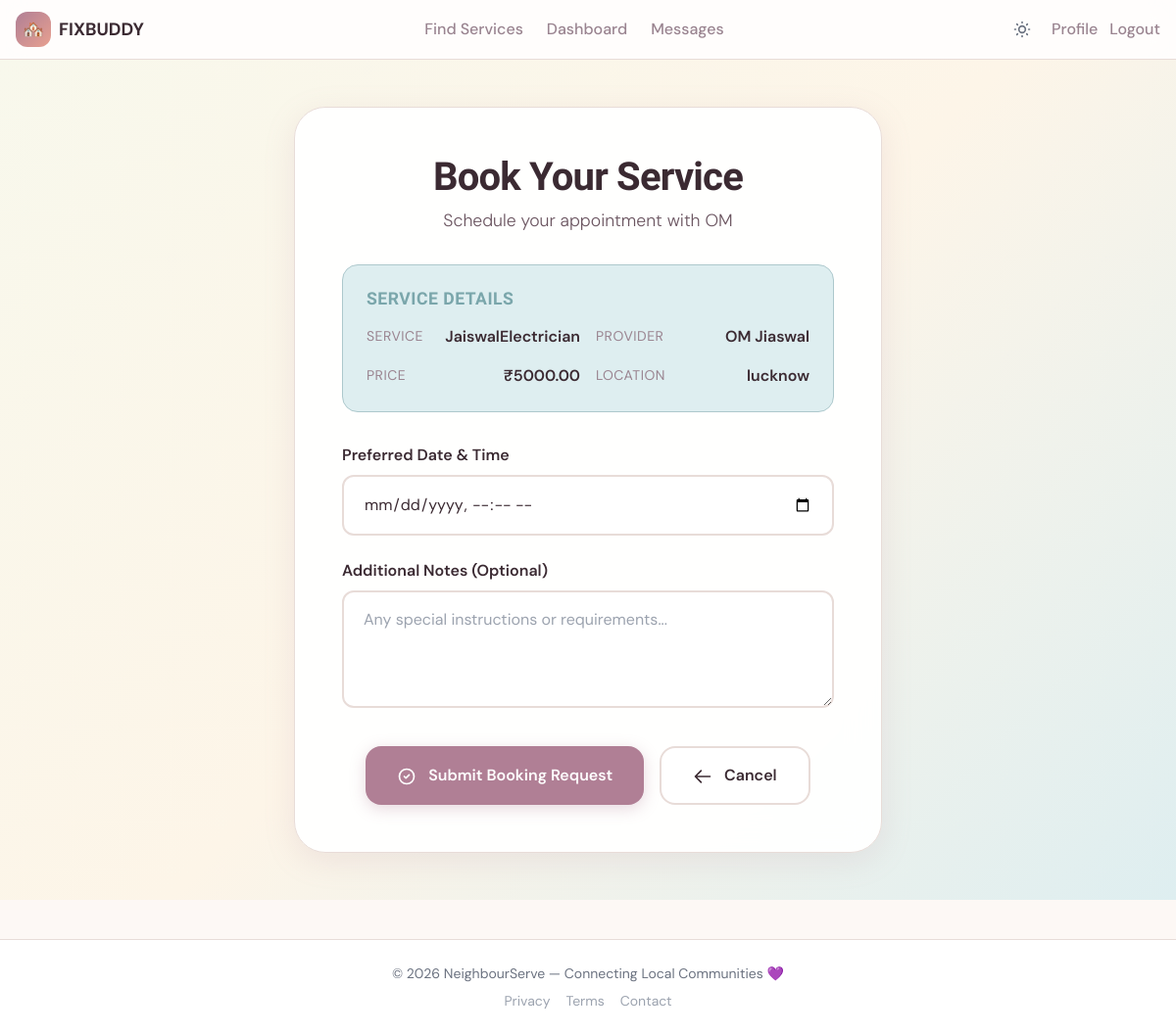
The app's page /services/2/book/ (signed in) with its own data.
### marketplace/models.py (models this page shows, shortened)
class Service(models.Model):
    provider = models.ForeignKey(User, on_delete=models.CASCADE, related_name='services')
    title = models.CharField(max_length=200)
    description = models.TextField()
    category = models.CharField(max_length=20, choices=CATEGORY_CHOICES)
    price = models.DecimalField(max_digits=10, decimal_places=2, validators=[MinValueValidator(0)])
    location = models.CharField(max_length=255, help_text="Service area or city")
    experience_years = models.PositiveIntegerField(default=0, help_text="Years of experience")
    image = models.ImageField(upload_to='services/', null=True, blank=True, help_text="Upload a service image")
    is_active = models.BooleanField(default=True)
    created_at = models.DateTimeField(auto_now_add=True)

### marketplace/views.py (the view)
# urls.py: path('services/<int:pk>/book/', views.book_service, name='book_service'),
@login_required
def book_service(request, pk):
    service = get_object_or_404(Service, pk=pk, is_active=True)
    user_profile = get_object_or_404(UserProfile, user=request.user)
    if user_profile.role != 'customer':
        messages.error(request, 'Only customers can book services.')
        return redirect('service_detail', pk=pk)
    existing_booking = Booking.objects.filter(
        customer=request.user, service=service, status__in=['pending', 'accepted']
    ).exists()
    if existing_booking:
        messages.error(request, 'You already have a pending or accepted booking for this service.')
        return redirect('service_detail', pk=pk)
    if request.method == 'POST':
        form = BookingForm(request.POST)
        if form.is_valid():
            booking = form.save(commit=False)
            booking.customer = request.user
            booking.service = service
            booking.save()
            Conversation.objects.get_or_create(
                customer=request.user,
                provider=service.provider,
                booking=booking
            )
            messages.success(request, 'Booking request sent successfully!')
            return redirect('dashboard')
    else:
        form = BookingForm()
    return render(request, 'marketplace/book_service.html', {'form': form, 'service': service})

### marketplace/forms.py
class BookingForm(forms.ModelForm):
    class Meta:
        model = Booking
        fields = ('booking_date', 'notes')
        widgets = {
            'booking_date': forms.DateTimeInput(attrs={'type': 'datetime-local'}),
            'notes': forms.Textarea(attrs={'rows': 3}),
        }

### marketplace/templates/marketplace/book_service.html (shortened to what this page needs)
{% extends 'marketplace/base.html' %}
{% block content %}
<script src="https://cdn.tailwindcss.com"></script>
<section class="booking-container">
  <div class="booking-card">
    <div class="booking-header">
      <h1 class="booking-title">Book Your Service</h1>
      <p class="booking-subtitle">Schedule your appointment with {{ service.provider.first_name }}</p>
    </div>
    <div class="service-summary">
      <h3 class="summary-title">Service Details</h3>
      <div class="summary-grid">
        <div class="summary-item">
          <span class="summary-label">Service</span>
          <span class="summary-value">{{ service.title }}</span>
        </div>
        <div class="summary-item">
          <span class="summary-label">Provider</span>
          <span class="summary-value">{{ service.provider.first_name }} {{ service.provider.last_name }}</span>
        </div>
        <div class="summary-item">
          <span class="summary-label">Price</span>
          <span class="summary-value">₹{{ service.price }}</span>
        </div>
        <div class="summary-item">
          <span class="summary-label">Location</span>
          <span class="summary-value">{{ service.location }}</span>
        </div>
      </div>
    </div>
    <form method="post">
      <div class="form-group">
        <label for="{{ form.booking_date.id_for_label }}" class="form-label">Preferred Date & Time</label>
        <input type="datetime-local"
               name="{{ form.booking_date.name }}"
               id="{{ form.booking_date.id_for_label }}"
               class="form-input"
               value="{{ form.booking_date.value|default:'' }}"
               required>
      </div>
      <div class="form-group">
        <label for="{{ form.notes.id_for_label }}" class="form-label">Additional Notes (Optional)</label>
        <textarea name="{{ form.notes.name }}"
                  id="{{ form.notes.id_for_label }}"
                  class="form-input form-textarea"
                  placeholder="Any special instructions or requirements...">{{ form.notes.value|default:'' }}</textarea>
      </div>
      <div class="form-actions">
        <button type="submit" class="btn-primary">
          <svg width="20" height="20" fill="none" viewBox="0 0 24 24" stroke="currentColor" stroke-width="2" style="display: inline; margin-right: 8px;">
            <path stroke-linecap="round" stroke-linejoin="round" d="M9 12l2 2 4-4m6 2a9 9 0 11-18 0 9 9 0 0118 0z"/>
          </svg>
          Submit Booking Request
        </button>
        <a href="{% url 'service_detail' service.pk %}" class="btn-secondary">
          <svg width="20" height="20" fill="none" viewBox="0 0 24 24" stroke="currentColor" stroke-width="2" style="display: inline; margin-right: 8px;">
            <path stroke-linecap="round" stroke-linejoin="round" d="M10 19l-7-7m0 0l7-7m-7 7h18"/>
          </svg>
          Cancel
        </a>
      </div>
    </form>
  </div>
</section>
{% endblock %}

### marketplace/templates/marketplace/base.html (style rules this page uses)
:root { --mauve:#b07f95; --peach:#e8a090; --ink:#3b2a32; --ink-muted:#9a8490; --surface:#fdf8f5; --border:#e8dcd8; }
body { font-family: 'DM Sans', sans-serif; background: var(--surface); color: var(--ink); transition: background 0.3s ease, color 0.3s ease; }
h1,h2,h3,h4 { font-family: 'Bricolage Grotesque', sans-serif; }

### marketplace/templates/marketplace/book_service.html (style rules this page uses)
:root { --mauve: #b07f95; --mauve-dark: #8f637a; --mauve-light: #e8d5df; --peach: #e8a090; --peach-light: #fae8e4; --butter: #f5deaf; --butter-light: #fdf5e8; --ivory: #f0f0c8; --ivory-light: #f8f8ec; --mist: #adc8cc; --mist-dark: #7aa6ab; --mist-light: #deeef0; --ink: #3b2a32; --ink-mid: #6b5560; --ink-muted: #9a8490; --surface: #fdf8f5; --surface-2: #f9f2ee; --border: #e8dcd8; }
* { box-sizing: border-box; margin: 0; padding: 0; }
body { font-family: 'DM Sans', sans-serif; color: var(--ink); background: var(--surface); -webkit-font-smoothing: antialiased; }
h1, h2, h3, h4 { font-family: 'Bricolage Grotesque', sans-serif; letter-spacing: -0.02em; line-height: 1.15; }
.booking-container { min-height: 100vh; padding: 48px 24px; display: flex; align-items: center; justify-content: center; background: linear-gradient(135deg, var(--ivory-light) 0%, var(--butter-light) 50%, var(--mist-light) 100%); }
.booking-card { background: rgba(255,255,255,0.95); backdrop-filter: blur(16px); border: 1px solid var(--border); border-radius: 32px; padding: 48px; box-shadow: 0 8px 32px rgba(176,127,149,0.15); max-width: 600px; width: 100%; }
.booking-header { text-align: center; margin-bottom: 32px; }
.booking-title { font-size: 2.5rem; font-weight: 800; color: var(--ink); margin-bottom: 8px; }
.booking-subtitle { font-size: 1.1rem; color: var(--ink-mid); font-weight: 300; }
.service-summary { background: var(--mist-light); border: 1px solid var(--mist); border-radius: 16px; padding: 24px; margin-bottom: 32px; }
.summary-title { font-size: 1.1rem; font-weight: 600; color: var(--mist-dark); margin-bottom: 16px; text-transform: uppercase; letter-spacing: 0.5px; }
.summary-grid { display: grid; grid-template-columns: 1fr 1fr; gap: 16px; }
.summary-item { display: flex; justify-content: space-between; align-items: center; }
.summary-label { font-size: 14px; color: var(--ink-muted); text-transform: uppercase; letter-spacing: 0.5px; }
.summary-value { font-size: 16px; font-weight: 600; color: var(--ink); }
.form-group { margin-bottom: 24px; }
.form-label { display: block; font-size: 16px; font-weight: 600; color: var(--ink); margin-bottom: 8px; }
.form-input { width: 100%; padding: 16px 20px; border: 2px solid var(--border); border-radius: 12px; font-size: 16px; font-family: 'DM Sans', sans-serif; background: #fff; transition: all 0.22s ease; }
.form-textarea { resize: vertical; min-height: 120px; }
.form-actions { display: flex; gap: 16px; justify-content: center; margin-top: 32px; flex-wrap: wrap; }
.btn-primary { background: var(--mauve); color: #fff; padding: 16px 32px; border-radius: 16px; border: none; font-size: 16px; font-weight: 600; cursor: pointer; transition: all 0.22s ease; box-shadow: 0 4px 16px rgba(176,127,149,0.3); }
.btn-secondary { background: rgba(255,255,255,0.9); backdrop-filter: blur(8px); color: var(--ink); padding: 16px 32px; border-radius: 16px; border: 2px solid var(--border); font-size: 16px; font-weight: 600; text-decoration: none; display: inline-block; text-align: center; transition: all 0.22s ease; }

### records on screen
Service: provider.first_name "OM", title "JaiswalElectrician", provider.last_name "Jiaswal", price "5000.00", location "lucknow"
